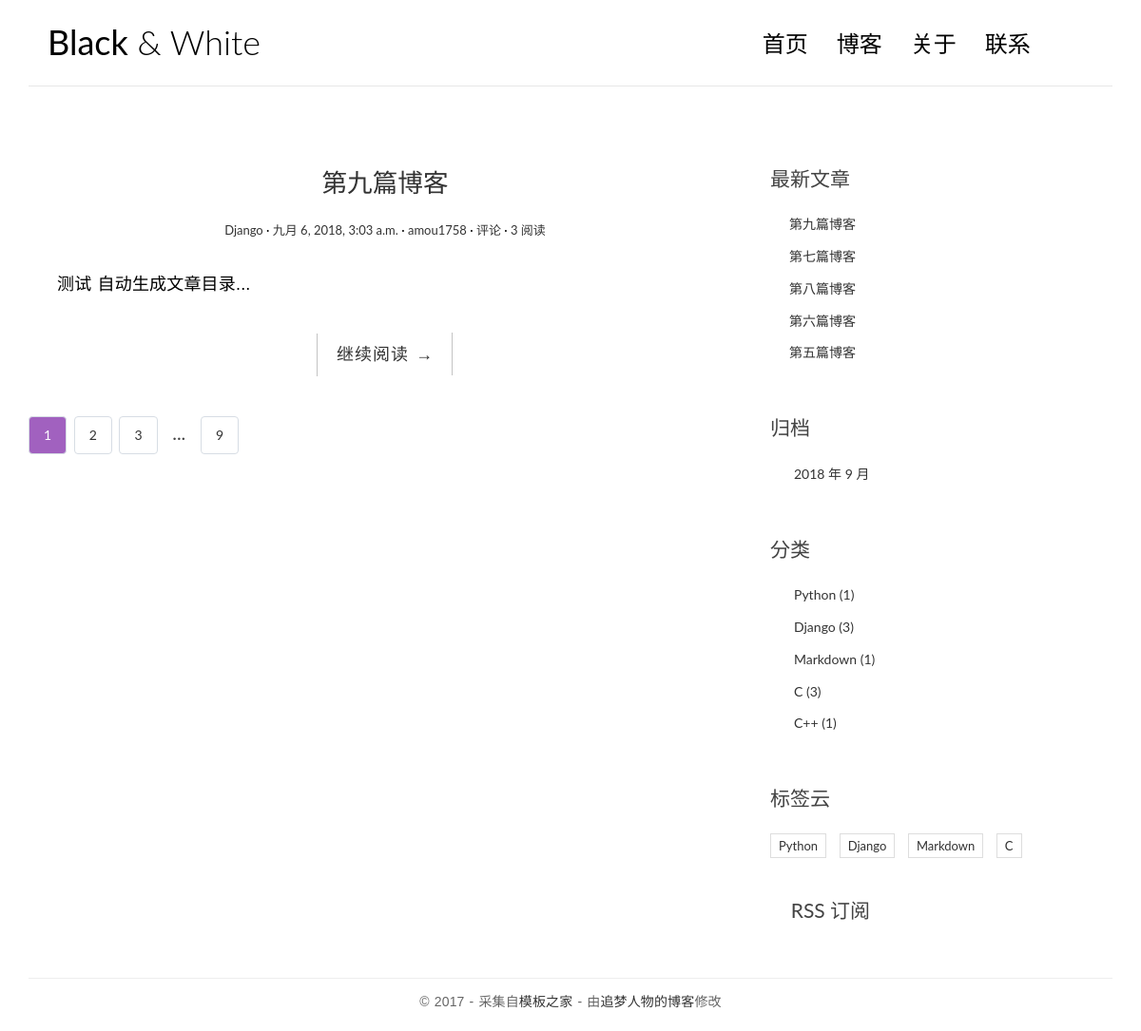
The page / on the database its author committed.
### blog/models.py (models this page shows, shortened)
class Post(models.Model):
    title = models.CharField(max_length=70)
    body = models.TextField()
    created_time = models.DateTimeField()
    modified_time = models.DateTimeField()
    excerpt = models.CharField(max_length=200, blank=True)
    category = models.ForeignKey(Category)
    tags = models.ManyToManyField(Tag, blank=True)
    author = models.ForeignKey(User)
    views = models.PositiveIntegerField(default=0)
    def get_absolute_url(self):
        return reverse('blog:detail', kwargs={'pk': self.pk})
    class Meta:
        ordering = ['-created_time', 'title']

class Category(models.Model):
    name = models.CharField(max_length=100)

class Tag(models.Model):
    name = models.CharField(max_length=100)

### blog/views.py (the view)
# urls.py: url(r'^$', views.IndexView.as_view(), name='index'),
class IndexView(ListView):
    model = Post
    template_name = 'blog/index.html'
    context_object_name = 'post_list'
    paginate_by = 1
    def get_context_data(self, **kwargs):
        context = super().get_context_data(**kwargs)
        paginator = context.get('paginator')
        page = context.get('page_obj')
        is_paginated = context.get('is_paginated')
        pagination_data = self.pagination_data(paginator, page, is_paginated)
        context.update(pagination_data)
        return context
    def pagination_data(self, paginator, page, is_paginated):
        if not is_paginated:
            return {}
        left = []
        right = []
        left_has_more = False
        right_has_more = False
        first = False
        last = False
        page_number = page.number
        total_pages = paginator.num_pages
        page_range = paginator.page_range
        left = page_range[(page_number - 3) if (page_number - 3) > 0 else 0:
                          (page_number - 1) if (page_number - 1) > 0 else 0]
        right = page_range[page_number:page_number + 2]
        if right:
            if right[-1] < total_pages:
                last = True
            if right[-1] < total_pages - 1:
                right_has_more = True
        if left:
            if left[0] > 1:
                first = True
            if left[0] > 2:
                left_has_more = True
        data = {'left': left,
                'right': right,
                'left_has_more': left_has_more,
                'right_has_more': right_has_more,
                'first': first,
                'last': last, }
        return data

### blog/templatetags/blog_tags.py (called while the page is built)
@register.simple_tag
def get_recent_posts(num=5):
    return Post.objects.all().order_by('-created_time')[:num]

@register.simple_tag
def archives():
    return Post.objects.dates('created_time', 'month', order='DESC')

@register.simple_tag
def get_categories():
    return Category.objects.annotate(num_posts=Count('post')).filter(num_posts__gt=0)

@register.simple_tag
def get_tags():
    return Tag.objects.annotate(num_posts=Count('post')).filter(num_posts__gt=0)

### templates/blog/index.html (shortened to what this page needs)
{% extends 'base.html' %}
{% block main %}
    {% for post in post_list %}
        <article class="post post-{{ post.pk }}">
            <header class="entry-header">
                <h1 class="entry-title">
                    <a href="{{ post.get_absolute_url }}">{{ post.title }}</a>
                </h1>
                <div class="entry-meta">
                    <span class="post-category"><a href="#">{{ post.category.name }}</a></span>
                    <span class="post-date"><a href="#"><time class="entry-date"
                                                              datetime="{{ post.created_time }}">{{ post.created_time }}</time></a></span>
                    <span class="post-author"><a href="#">{{ post.author }}</a></span>
                    <span class="comments-link"><a href="{{ post.get_absolute_url }}">{{ comment_count }} 评论</a></span>
                    <span class="views-count"><a href="{{ post.get_absolute_url }}">{{ post.views }} 阅读</a></span>
                </div>
            </header>
            <div class="entry-content clearfix">
                <p>{{ post.excerpt }}...</p>
                <div class="read-more cl-effect-14">
                    <a href="{{ post.get_absolute_url }}" class="more-link">继续阅读 <span class="meta-nav">→</span></a>
                </div>
            </div>
        </article>
    {% empty %}
        <div class="no-post">暂时还没有发布的文章！</div>
    {% endfor %}
    {% if is_paginated %}
        <div class="pagination">
            <a class="current-page" href="?page={{ page_obj.number }}" >{{ page_obj.number }}</a>
          {% if right %}
            {% for i in right %}
                <a href="?page={{ i }}">{{ i }}</a>
            {% endfor %}
            {% if right_has_more %}
                <span>...</span>
            {% endif %}
          {% endif %}
          {% if last %}
            <a href="?page={{ paginator.num_pages }}">{{ paginator.num_pages }}</a>
          {% endif %}
        </div>
    {% endif %}
{% endblock main %}

### templates/base.html (shortened to what this page needs)
{% load staticfiles %}
{% load blog_tags %}
<!DOCTYPE html>
<html>
<head>
    <link rel="stylesheet" href="{% static 'blog/css/ionicons.min.css' %}">
    <link rel="stylesheet" href="{% static 'blog/css/bootstrap.min.css' %}">
    <link rel="stylesheet" href="{% static 'blog/css/pace.css' %}">
    <link rel="stylesheet" href="{% static 'blog/css/custom.css' %}">
    <link rel="stylesheet" href="{% static 'blog/css/highlights/github.css' %}">
    <link rel="stylesheet" href="{% static 'blog/css/fenye.css' %}">
</head>
<body>
<div class="container">
    <header id="site-header">
        <div class="row">
            <div class="col-md-4 col-sm-5 col-xs-8">
                <div class="logo">
                    <h1><a href="{% url 'blog:index' %}"><b>Black</b> &amp; White</a></h1>
                </div>
            </div>
            <div class="col-md-8 col-sm-7 col-xs-4">
                <nav class="main-nav" role="navigation">
                    <div class="collapse navbar-collapse" id="bs-example-navbar-collapse-1">
                        <ul class="nav navbar-nav navbar-right">
                            <li class="cl-effect-11"><a href="{% url 'blog:index' %}" data-hover="首页">首页</a></li>
                            <li class="cl-effect-11"><a href="#" data-hover="博客">博客</a></li>
                            <li class="cl-effect-11"><a href="#" data-hover="关于">关于</a></li>
                            <li class="cl-effect-11"><a href="#" data-hover="联系">联系</a></li>
                        </ul>
                    </div>
                </nav>
                <div id="header-search-box">
                    <a id="search-menu" href="#"><span id="search-icon" class="ion-ios-search-strong"></span></a>
                </div>
            </div>
        </div>
    </header>
</div>
<div class="content-body">
    <div class="container">
        <div class="row">
            <main class="col-md-8">
                {% block main %}
                {% endblock main %}
            </main>
            <aside class="col-md-4">
                <div class="widget widget-recent-posts">
                    <h3 class="widget-title">最新文章</h3>
                    {% get_recent_posts as recent_post_list %}
                    <ul>
                        {% for post in recent_post_list %}
                            <li>
                                <a href="{{ post.get_absolute_url }}">{{ post.title }}</a>
                            </li>
                        {% empty %}
                            <h1>暂无文章!</h1>
                        {% endfor %}
                    </ul>
                </div>
                <div class="widget widget-archives">
                    <h3 class="widget-title">归档</h3>
                    {% archives as date_list %}
                    <ul>
                        {% for date in date_list %}
                        <li>
                            <a href="{% url 'blog:archives' date.year date.month %}">{{ date.year }} 年 {{ date.month }} 月</a>
                        </li>
                        {% empty %}
                            <h1>暂无归档!</h1>
                        {% endfor %}
                    </ul>
                </div>
                <div class="widget widget-category">
                    <h3 class="widget-title">分类</h3>
                    {% get_categories as category_list %}
                    <ul>
                        {% for category in category_list %}
                            <li>
                                <a href="{% url 'blog:category' category.pk %}">{{ category.name }} <span class="'post-count">({{ category.num_posts }})</span></a>
                            </li>
                        {% empty %}
                            <h1>暂无分类!</h1>
                        {% endfor %}
                    </ul>
                </div>
                <div class="widget widget-tag-cloud">
                    <h3 class="widget-title">标签云</h3>
                    {% get_tags as tag_list %}
                    <ul>
                        {% for tag in tag_list %}
                            <li>
                                <a href="{% url 'blog:tag' tag.pk %}">{{ tag.name }}</a>
                            </li>
                        {% endfor %}
                    </ul>
                </div>
                <div class="rss">
                    <a href="{% url 'rss' %}"><span class="ion-social-rss-outline"></span> RSS 订阅</a>
                </div>
            </aside>
        </div>
    </div>
</div>
<footer id="site-footer">
    <div class="container">
        <div class="row">
            <div class="col-md-12">
                <p class="copyright">&copy 2017 - 采集自<a href="http://www.cssmoban.com/"
                                                        target="_blank" title="模板之家">模板之家</a>
                    - 由<a href="http://zmrenwu.com/" title="网页模板" target="_blank">追梦人物的博客</a>修改
                </p>
            </div>
        </div>
    </div>
</footer>
</body>
</html>

### blog/static/blog/css/custom.css (style rules this page uses)
* { outline: none; }
h1, h2, h3, h4, h5, h6 { margin-top: 0; }
b { font-weight: 400; }
a { color: #333; }
body { color: #444; font-family: 'Lato', sans-serif; }
p { font-family: 'Ubuntu', sans-serif; font-weight: 400; word-spacing: 1px; letter-spacing: 0.01em; }
#site-header { background-color: #FFF; padding: 25px 20px; margin-bottom: 40px; border-bottom: 1px solid #e7e7e7; }
.logo h1 a { color: #000; }
.logo h1 { margin: 0; font-family: 'Lato', sans-serif; font-weight: 300; }
.main-nav { margin-top: 11px; max-width: 95%; }
.main-nav a { color: #000000 !important; padding: 0 0 5px 0 !important; margin-right: 30px; font-family: 'Lato', sans-serif; font-weight: 300; font-size: 24px; }
.cl-effect-11 a { padding: 10px 0; color: #0972b4; text-shadow: none; }
.cl-effect-11 a::before { position: absolute; top: 0; left: 0; overflow: hidden; padding: 0 0 5px 0 !important; max-width: 0; border-bottom: 1px solid #000; color: #000; content: attr(data-hover); white-space: nowrap; -webkit-transition: max-width 0.5s; -moz-transition: max-width 0.5s; transition: max-width 0.5s; }
.content-body { padding-bottom: 4em; }
.post { background: #fff; padding: 30px 30px 0; }
.entry-title { text-align: center; font-size: 1.9em; margin-bottom: 20px; line-height: 1.6; padding: 10px 20px 0; }
.entry-meta { text-align: center; color: #DDDDDD; font-size: 13px; margin-bottom: 30px; }
.entry-content { font-size: 18px; line-height: 1.9; font-weight: 300; color: #000; }
.post-category::after, .post-date::after, .post-author::after, .comments-link::after { content: ' ·'; color: #000; }
.read-more { font-family: 'Ubuntu', sans-serif; font-weight: 400; word-spacing: 1px; letter-spacing: 0.01em; text-align: center; margin-top: 20px; }
.cl-effect-14 a { padding: 0 20px; height: 45px; line-height: 45px; position: relative; display: inline-block; margin: 15px 25px; letter-spacing: 1px; font-weight: 400; text-shadow: 0 0 1px rgba(255, 255, 255, 0.3); }
.cl-effect-14 a::before, .cl-effect-14 a::after { position: absolute; width: 45px; height: 1px; background: #C3C3C3; content: ''; -webkit-transition: all 0.3s; -moz-transition: all 0.3s; transition: all 0.3s; pointer-events: none; }
.cl-effect-14 a::before { top: 0; left: 0; -webkit-transform: rotate(90deg); -moz-transform: rotate(90deg); transform: rotate(90deg); -webkit-transform-origin: 0 0; -moz-transform-origin: 0 0; transform-origin: 0 0; }
.cl-effect-14 a::after { right: 0; bottom: 0; -webkit-transform: rotate(90deg); -moz-transform: rotate(90deg); transform: rotate(90deg); -webkit-transform-origin: 100% 0; -moz-transform-origin: 100% 0; transform-origin: 100% 0; }
.widget { background: #fff; padding: 30px 0 0; }
.widget-title { font-size: 1.5em; margin-bottom: 20px; line-height: 1.6; padding: 10px 0 0; font-weight: 400; }
.widget-recent-posts ul { padding: 0; margin: 0; padding-left: 20px; }
.widget-recent-posts ul li { list-style-type: none; position: relative; line-height: 170%; margin-bottom: 10px; }
.widget-recent-posts ul li::before { content: '\f3d3'; font-family: "Ionicons"; position: absolute; left: -17px; top: 3px; font-size: 16px; color: #000; }
.widget-archives ul { padding: 0; margin: 0; padding-left: 25px; }
.widget-archives ul li { list-style-type: none; position: relative; line-height: 170%; margin-bottom: 10px; }
.widget-archives ul li::before { content: '\f3f3'; font-family: "Ionicons"; position: absolute; left: -25px; top: 1px; font-size: 16px; color: #000; }
.widget-category ul { padding: 0; margin: 0; padding-left: 25px; }
.widget-category ul li { list-style-type: none; position: relative; line-height: 170%; margin-bottom: 10px; }
.widget-category ul li::before { content: '\f3fe'; font-family: "Ionicons"; position: absolute; left: -25px; top: 1px; font-size: 18px; color: #000; }
.widget-tag-cloud ul { padding: 0; margin: 0; margin-right: -10px; }
.widget-tag-cloud ul li { list-style-type: none; font-size: 13px; display: inline-block; margin-right: 10px; margin-bottom: 10px; padding: 3px 8px; border: 1px solid #ddd; }
.rss { font-size: 21px; margin-top: 30px; }
.rss a { color: #444; }
#site-footer { padding-top: 10px; padding: 0 0 1.5em 0; }
.copyright { text-align: center; padding-top: 1em; margin: 0; border-top: 1px solid #eee; color: #666; }
#header-search-box { position: absolute; right: 38px; top: 8px; }
#search-menu span { font-size: 20px; }

### rows shown on the page
Post: title "第九篇博客", category.name "Django", created_time "九月 6, 2018, 3:03 a.m.", author "amou1758", views "3", excerpt "测试 自动生成文章目录"
Post: title "第七篇博客"
Post: title "第八篇博客"
Post: title "第六篇博客"
Post: title "第五篇博客"
Category: name "Python", num_posts "1"
Category: name "Django", num_posts "3"
Category: name "Markdown", num_posts "1"
Category: name "C", num_posts "3"
Category: name "C++", num_posts "1"
Tag: name "Python"
Tag: name "Django"
Tag: name "Markdown"
Tag: name "C"

### other values the page prints
{{ page_obj.number }} "1"
{{ i }} "2" "3"
{{ paginator.num_pages }} "9"
{{ date.year }} "2018"
{{ date.month }} "9"
